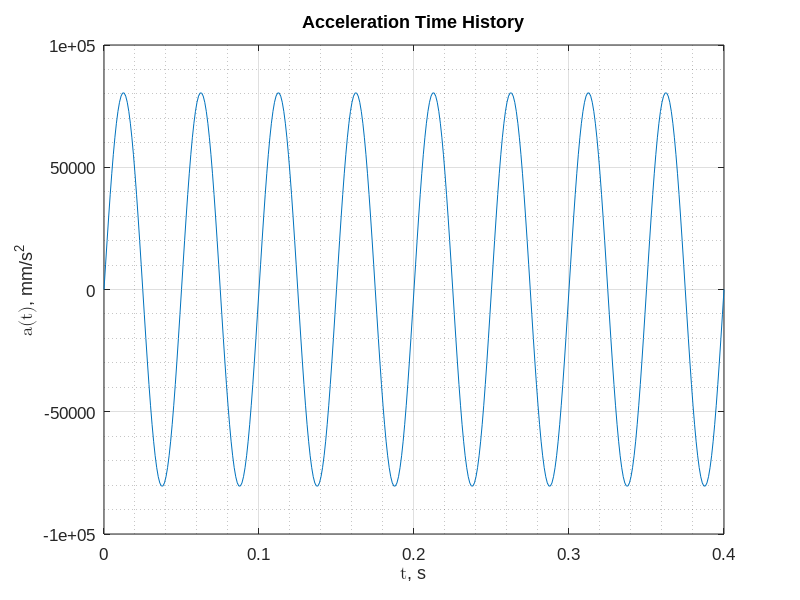
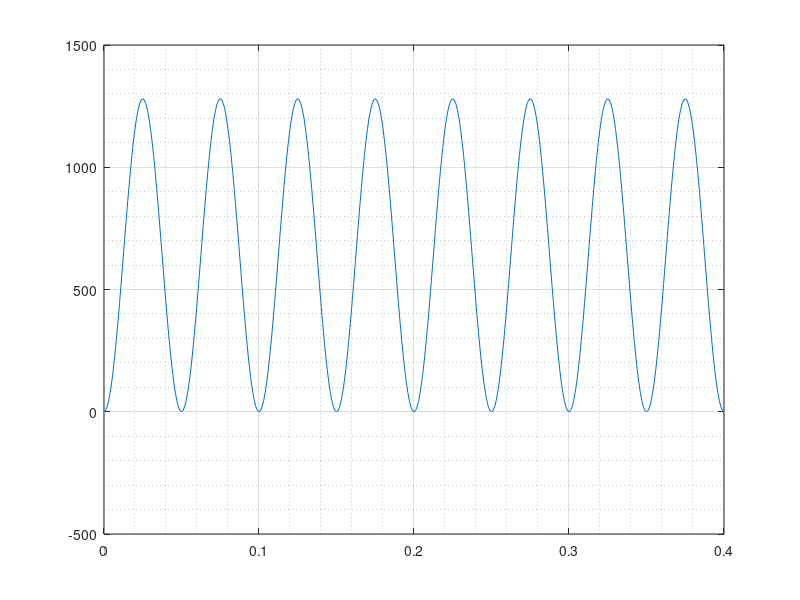
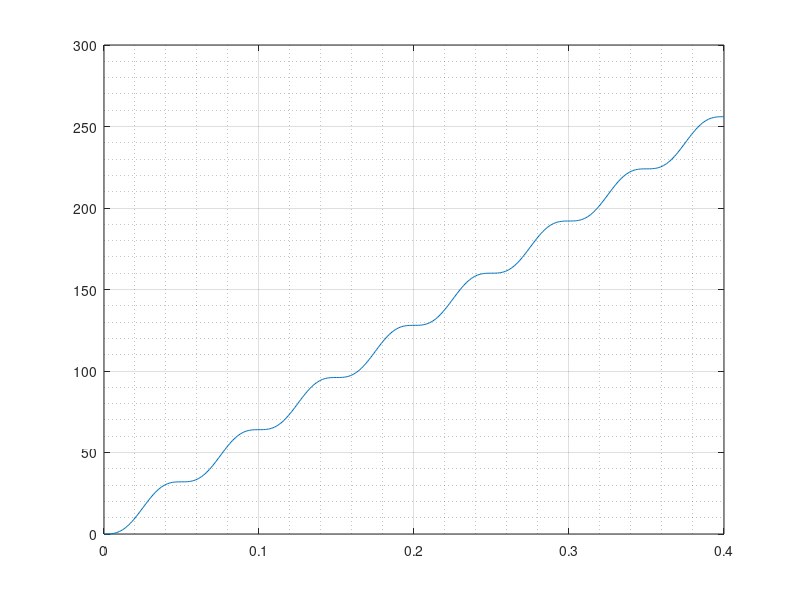
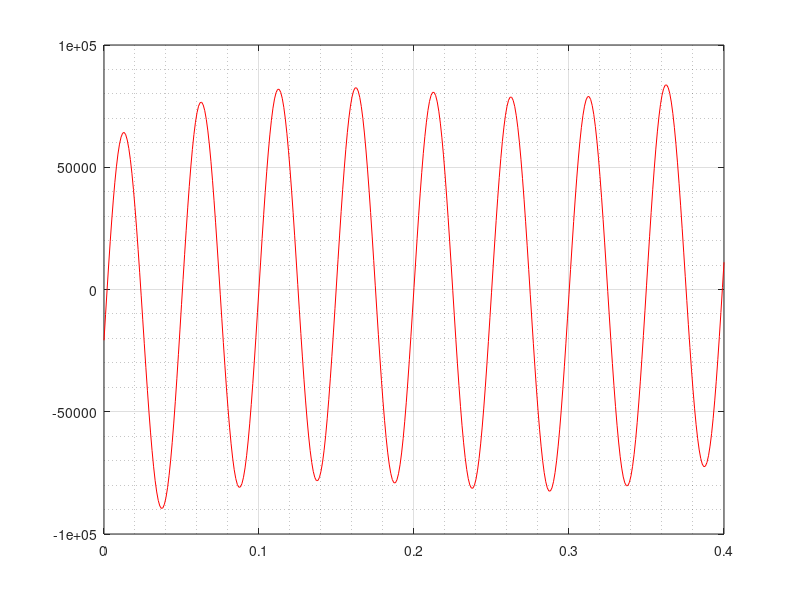

The MATLAB script that drew these images, in order:
clear all
format longeng

dt = 1e-03 ;
T = 0.4 ;
t = 0:dt:T ;
NT = length(t) ;
N = 4 ; % approximation order = N - 1

d2u = zeros(1,NT) ;
for i = 1:NT
    d2u(i) = 5.1 * (40 * pi)^2 * sin(40 * pi * t(i)) ;
end

% folder = 'ChiChi' ;
% data = 'RSN1204_CHICHI_CHY039-E' ;
% [d2u,dt,NT] = readPEER(folder,cat(2,data,'.AT2')) ;
% d2u = d2u * 981 ; % convert from gs to cm/s^2
% realV = readPEER(folder,cat(2,data,'.VT2')) ;
% realD = readPEER(folder,cat(2,data,'.DT2')) ;
% 
% d2u = cat(2,0,transpose(d2u)) ; NT = NT + 1 ;
% realV = cat(2,0,transpose(realV)) ;
% realD = cat(2,0,transpose(realD)) ;
% T = dt * (NT - 1) ;
% t = 0:dt:T ;
% N = 4 ; % approximation order = N - 1
% 
% %%%%%%%%%%%%%
% T = 76.17 ;
% t0 = 26 ;
% 
% istart = t0 / dt + 1;
% iend = T / dt + 1 ;
% NT = iend - istart + 1 ;
% 
% d2u = d2u(istart:iend);
% t = 0:dt:T-t0;
% %%%%%%%%%%%%%

beta = 1 / 4 ;
gamma = 1 / 2 ;

du = zeros(1,NT) ;
u = zeros(1,NT) ;
for i = 1:NT-1
    du(i+1) = du(i) + (1 - gamma) * dt * d2u(i) + gamma * dt * d2u(i+1) ;
    u(i+1) = u(i) + dt * du(i) + (1 / 2 - beta) * dt^2 * d2u(i) + beta * dt^2 * d2u(i+1) ;
end

figure(1)
plot(t,d2u)
hold on
set(gca,'fontname','arial','fontsize',12)
title('Acceleration Time History')
ylabel ('\fontname{cambria math}{\ita}({\itt})\fontname{arial}, mm/s^{2}')
xlabel ('\fontname{cambria math}{\itt}\fontname{arial}, s')
grid on
grid minor

figure(2)
plot(t,du)
grid on
grid minor

figure(3)
plot(t,u)
grid on
grid minor

K = zeros(N,N) ;
for k = 1:N
    for j = 1:N
        K(k,j) = (j + 1) * T^(k + j + 1) / (k + j + 1) ;
    end
end

I = zeros(N,1) ; i = 1 ;
while i <= NT-1
    for k = 1:N
        I(k) = I(k) + dt * t(i)^k * du(i) ...
                    + (1 / 2 - beta) * dt^2 * (t(i)^k * d2u(i) + k * t(i)^(k - 1) * du(i)) ...
                    + beta * dt^2 * (t(i+1)^k * d2u(i+1) + k * t(i+1)^(k - 1) * du(i+1)) ;
    end, i = i + 1 ;
end
C = gmres(K,I) ;

d2P = zeros(1,NT) ; dP = zeros(1,NT) ; P = zeros(1,NT) ;
d2uStar = zeros(1,NT) ; duStar = zeros(1,NT) ; uStar = zeros(1,NT) ;
for i = 1:NT
    for k = 1:N
        d2P(i) = d2P(i) + (k * k + k) * C(k) * t(i)^(k-1) ;
        dP(i) = dP(i) + (k + 1) * C(k) * t(i)^k ;
        P(i) = P(i) + C(k) * t(i)^(k+1) ;
    end
    d2uStar(i) = d2u(i) - d2P(i) ;
    duStar(i) = du(i) - dP(i) ;
    uStar(i) = u(i) - P(i) ;
end

figure(4)
plot(t,d2uStar,'color',[1 0 0])
grid on
grid minor

figure(5)
plot(t,duStar,'color',[1 0 0])
hold on
set(gca,'fontname','arial','fontsize',12)
title('Adjusted Velocity Time History')
ylabel ('\fontname{cambria math}{\itv^{*}}({\itt})\fontname{arial}, mm/s')
xlabel ('\fontname{cambria math}{\itt}\fontname{arial}, s')
grid on
grid minor

figure(6)
plot(t,uStar,'color',[1 0 0])
hold on
set(gca,'fontname','arial','fontsize',12)
title('Adjusted Displacement Time History')
ylabel ('\fontname{cambria math}{\ity^{*}}({\itt})\fontname{arial}, mm')
xlabel ('\fontname{cambria math}{\itt}\fontname{arial}, s')
grid on
grid minor

%// Apply a second fit polynomial to displacement
KStar = zeros(N,N) ;
for k = 1:N
    for j = 1:N
        KStar(k,j) = T^(k + j + 3) / (k + j + 3) ;
    end
end

IStar = zeros(N,1) ; i = 1 ;
while i <= NT-1
    for k = 1:N
        IStar(k) = IStar(k) + dt * (t(i+1)^(k+1) * uStar(i+1) + t(i)^(k+1) * uStar(i)) ;
    end, i = i + 1 ;
end, IStar = IStar / 2 ;

CStar = gmres(KStar,IStar) ;

d2PStar = zeros(1,NT) ; dPStar = zeros(1,NT) ; PStar = zeros(1,NT) ;
d2uStar2 = zeros(1,NT) ; duStar2 = zeros(1,NT) ; uStar2 = zeros(1,NT) ;
for i = 1:NT
    for k = 1:N
        d2PStar(i) = d2PStar(i) + (k * k + k) * CStar(k) * t(i)^(k-1) ;
        dPStar(i) = dPStar(i) + (k + 1) * CStar(k) * t(i)^k ;
        PStar(i) = PStar(i) + CStar(k) * t(i)^(k+1) ;
    end
    d2uStar2(i) = d2uStar(i) - d2PStar(i) ;
    duStar2(i) = duStar(i) - dPStar(i) ;
    uStar2(i) = uStar(i) - PStar(i) ;
end

figure(7)
plot(t,d2uStar2,'color',[0 1 0])
grid on
grid minor

figure(8)
plot(t,duStar2,'color',[0 1 0])
grid on
grid minor

figure(9)
plot(t,uStar2,'color',[0 1 0])
grid on
grid minor